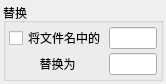
<?xml version="1.0" encoding="UTF-8"?>
<ui version="4.0">
 <class>Form</class>
 <widget class="QWidget" name="Form">
  <property name="geometry">
   <rect>
    <x>0</x>
    <y>0</y>
    <width>166</width>
    <height>77</height>
   </rect>
  </property>
  <property name="windowTitle">
   <string>Form</string>
  </property>
  <layout class="QVBoxLayout" name="verticalLayout">
   <property name="spacing">
    <number>0</number>
   </property>
   <property name="leftMargin">
    <number>3</number>
   </property>
   <property name="topMargin">
    <number>3</number>
   </property>
   <property name="rightMargin">
    <number>3</number>
   </property>
   <property name="bottomMargin">
    <number>3</number>
   </property>
   <item>
    <widget class="QGroupBox" name="groupBox">
     <property name="title">
      <string>替换</string>
     </property>
     <property name="flat">
      <bool>false</bool>
     </property>
     <property name="checkable">
      <bool>false</bool>
     </property>
     <layout class="QGridLayout" name="gridLayout_2">
      <property name="leftMargin">
       <number>3</number>
      </property>
      <property name="topMargin">
       <number>3</number>
      </property>
      <property name="rightMargin">
       <number>3</number>
      </property>
      <property name="bottomMargin">
       <number>3</number>
      </property>
      <property name="spacing">
       <number>3</number>
      </property>
      <item row="0" column="1">
       <widget class="QLineEdit" name="lineEdit_old_character"/>
      </item>
      <item row="0" column="0">
       <widget class="QCheckBox" name="checkBox_replace">
        <property name="contextMenuPolicy">
         <enum>Qt::ContextMenuPolicy::DefaultContextMenu</enum>
        </property>
        <property name="layoutDirection">
         <enum>Qt::LayoutDirection::LeftToRight</enum>
        </property>
        <property name="text">
         <string>将文件名中的</string>
        </property>
       </widget>
      </item>
      <item row="1" column="0">
       <widget class="QLabel" name="label_2">
        <property name="layoutDirection">
         <enum>Qt::LayoutDirection::LeftToRight</enum>
        </property>
        <property name="autoFillBackground">
         <bool>false</bool>
        </property>
        <property name="text">
         <string>替换为</string>
        </property>
        <property name="alignment">
         <set>Qt::AlignmentFlag::AlignCenter</set>
        </property>
       </widget>
      </item>
      <item row="1" column="1">
       <widget class="QLineEdit" name="lineEdit_new_character"/>
      </item>
     </layout>
    </widget>
   </item>
  </layout>
 </widget>
 <resources/>
 <connections/>
</ui>
